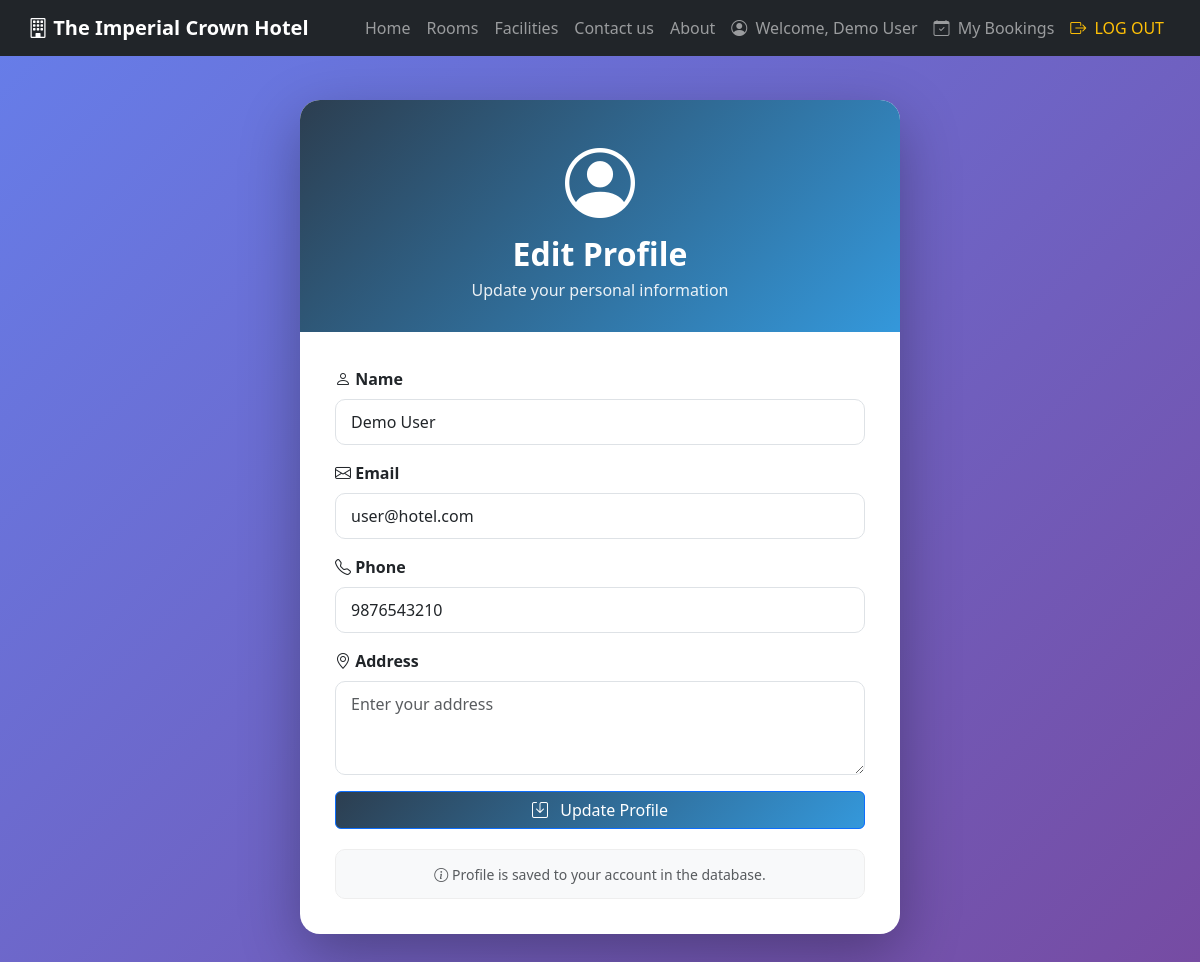
Screenshot of /edit_profile.php (signed in) with the database file from the repository.
### tables this page shows
CREATE TABLE users (
    id INT AUTO_INCREMENT PRIMARY KEY,
    first_name VARCHAR(50) NOT NULL,
    last_name VARCHAR(50) NOT NULL,
    email VARCHAR(100) UNIQUE NOT NULL,
    password VARCHAR(255) NOT NULL,
    phone VARCHAR(15),
    dob DATE,
    address TEXT,
    city VARCHAR(50),
    state VARCHAR(50),
    pincode VARCHAR(10),
    role ENUM('user', 'admin') DEFAULT 'user',
    is_active TINYINT(1) NOT NULL DEFAULT 0,
    created_at TIMESTAMP DEFAULT CURRENT_TIMESTAMP
);

### edit_profile.php (the view, shortened to what this page needs)
<?php
require_once __DIR__ . '/includes/init.php';
$uid = (int) $_SESSION['user_id'];
$stmt = $mysqli->prepare('SELECT first_name, last_name, email, phone, address FROM users WHERE id = ? LIMIT 1');
$stmt->bind_param('i', $uid);
$stmt->execute();
$urow = $stmt->get_result()->fetch_assoc();
$username = trim($urow['first_name'] . ' ' . $urow['last_name']);
$email = $urow['email'];
$phone = $urow['phone'] ?? '';
$address = $urow['address'] ?? '';
?>
<!DOCTYPE html>
<html lang="en">
<head>
    <link href="https://cdn.jsdelivr.net/npm/bootstrap@5.3.0/dist/css/bootstrap.min.css" rel="stylesheet">
    <link rel="stylesheet" href="https://cdn.jsdelivr.net/npm/bootstrap-icons@1.11.3/font/bootstrap-icons.min.css">
</head>
<body>
<?php include 'navbar.php'; ?>
<div class="container">
    <div class="profile-card">
        <div class="profile-header">
            <i class="bi bi-person-circle"></i>
            <h2>Edit Profile</h2>
            <p>Update your personal information</p>
        </div>
        <div class="profile-body">
            <form method="POST" action="">
                <div class="mb-3">
                    <label class="form-label fw-bold">
                        <i class="bi bi-person"></i> Name
                    </label>
                    <input type="text" name="username" class="form-control"
                           value="<?php echo htmlspecialchars($username); ?>">
                </div>
                <div class="mb-3">
                    <label class="form-label fw-bold">
                        <i class="bi bi-envelope"></i> Email
                    </label>
                    <input type="email" name="email" class="form-control"
                           value="<?php echo htmlspecialchars($email); ?>">
                </div>
                <div class="mb-3">
                    <label class="form-label fw-bold">
                        <i class="bi bi-telephone"></i> Phone
                    </label>
                    <input type="tel" name="phone" class="form-control"
                           value="<?php echo htmlspecialchars($phone); ?>" placeholder="Enter your phone number">
                </div>
                <div class="mb-3">
                    <label class="form-label fw-bold">
                        <i class="bi bi-geo-alt"></i> Address
                    </label>
                    <textarea name="address" class="form-control" rows="3" placeholder="Enter your address"><?php echo htmlspecialchars($address); ?></textarea>
                </div>
                <button type="submit" class="btn btn-update btn-primary">
                    <i class="bi bi-save me-2"></i> Update Profile
                </button>
            </form>
            <div class="info-box">
                <small class="text-muted">
                    <i class="bi bi-info-circle"></i> Profile is saved to your account in the database.
                </small>
            </div>
        </div>
    </div>
</div>
</body>
</html>

### navbar.php (shortened to what this page needs)
<?php
$hp_logged_in = isset($_SESSION['user_id']);
$hp_user_name = $_SESSION['user_name'] ?? '';
if ($hp_logged_in && isset($mysqli)) {
    $uid = (int)$_SESSION['user_id'];
    $u_res = $mysqli->query("SELECT first_name, last_name, email, phone, address FROM users WHERE id = $uid LIMIT 1");
    if ($u_res && $u_row = $u_res->fetch_assoc()) {
        $hp_user_name = trim($u_row['first_name'] . ' ' . $u_row['last_name']);
    }
}
?>
<!DOCTYPE html>
<html lang="en">
<head>
<link href="https://cdn.jsdelivr.net/npm/bootstrap@5.3.0/dist/css/bootstrap.min.css" rel="stylesheet">
<link rel="stylesheet" href="https://cdn.jsdelivr.net/npm/bootstrap-icons@1.11.3/font/bootstrap-icons.css">
</head>
<body>
<nav class="navbar navbar-expand-lg navbar-dark bg-dark px-lg-3 py-lg-2 fixed-top">
<div class="container-fluid">
<a class="navbar-brand fw-bold" href="index.php">
<i class="bi bi-building"></i> The Imperial Crown Hotel
</a>
<div class="collapse navbar-collapse" id="navbarNav">
<ul class="navbar-nav ms-auto">
<li class="nav-item">
<a class="nav-link" href="index.php">Home</a>
</li>
<li class="nav-item">
<a class="nav-link" href="rooms.php">Rooms</a>
</li>
<li class="nav-item">
<a class="nav-link" href="facilities.php">Facilities</a>
</li>
<li class="nav-item">
<a class="nav-link" href="contact.php">Contact us</a>
</li>
<li class="nav-item">
<a class="nav-link" href="about.php">About</a>
</li>
<li class="nav-item user-links" style="<?php echo $hp_logged_in ? '' : 'display:none'; ?>">
    <a class="nav-link" href="#" data-bs-toggle="modal" data-bs-target="#editProfileModal">
        <i class="bi bi-person-circle me-1"></i>
        Welcome, <span id="userName"><?php echo htmlspecialchars($hp_user_name); ?></span>
    </a>
</li>
<li class="nav-item user-links" style="<?php echo $hp_logged_in ? '' : 'display:none'; ?>">
    <a class="nav-link" href="my_booking.php">
        <i class="bi bi-calendar-check me-1"></i> My Bookings
    </a>
</li>
<li class="nav-item user-links" style="<?php echo $hp_logged_in ? '' : 'display:none'; ?>">
    <a class="nav-link text-warning" href="logout.php">
        <i class="bi bi-box-arrow-right me-1"></i> LOG OUT
    </a>
</li>
</ul>
</div>
</div>
</nav>
</body>
</html>

### edit_profile.php (style rules this page uses)
body { background: linear-gradient(135deg, #667eea 0%, #764ba2 100%); min-height: 100vh; padding-top: 100px; padding-bottom: 50px; }
.profile-card { max-width: 600px; margin: 0 auto; background: white; border-radius: 20px; box-shadow: 0 20px 60px rgba(0,0,0,0.3); overflow: hidden; animation: fadeInUp 0.5s ease; }
.profile-header { background: linear-gradient(135deg, #2c3e50, #3498db); color: white; padding: 30px; text-align: center; }
.profile-header i { font-size: 70px; margin-bottom: 15px; }
.profile-header h2 { margin-bottom: 5px; font-weight: 600; }
.profile-header p { opacity: 0.9; margin-bottom: 0; }
.profile-body { padding: 35px; }
.form-control { border-radius: 10px; padding: 12px 15px; border: 1px solid #ddd; }
.btn-update { background: linear-gradient(135deg, #2c3e50, #3498db); border: none; padding: 12px; border-radius: 10px; font-weight: bold; font-size: 1rem; width: 100%; transition: all 0.3s; }
.info-box { background: #f8f9fa; padding: 12px; border-radius: 10px; margin-top: 20px; text-align: center; border: 1px solid #eee; }

### navbar.php (style rules this page uses)
.nav-link { position:relative; font-weight:500; }
.nav-link::after { content:""; position:absolute; left:0; bottom:-3px; width:0%; height:2px; background:#ffc107; transition:0.3s; }
.form-control { border-radius: 10px; padding: 10px 15px; }

### rows the page displays
users: hp_user_name "Demo User", username "Demo User", email "user@hotel.com", phone "9876543210"
